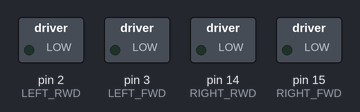
Bench run of a sketch on a simulated Arduino Uno, built with avr-gcc and run on an emulated ATmega328P. Shown: switched loads named in the sketch (green lamp = pin HIGH).

Above: at 0.1 s.
At 3.1 s:
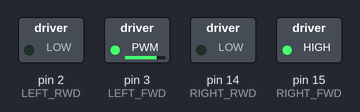
At 7.1 s:
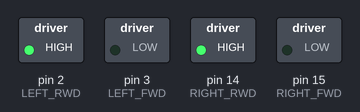
Timing chart, 0 to 10.5 s (numbered marks = the images above):
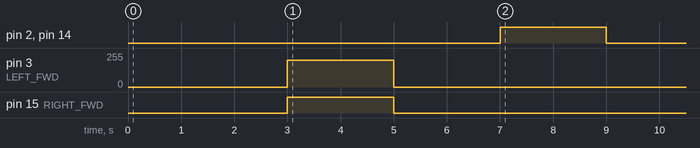

The sketch:

two_motors.ino
```cpp
void setup() {
  // put your setup code here, to run once:
  #define RIGHT_FWD  15
  #define RIGHT_RWD  14
  #define LEFT_FWD   3
  #define LEFT_RWD   2


  pinMode(RIGHT_FWD, OUTPUT);
  pinMode(RIGHT_RWD, OUTPUT);
  pinMode(LEFT_FWD, OUTPUT);
  pinMode(LEFT_RWD, OUTPUT);

  delay(3000);

  // forward
  analogWrite(RIGHT_FWD, 200);
  analogWrite(RIGHT_RWD, 0);
  analogWrite(LEFT_FWD, 200);
  analogWrite(LEFT_RWD, 0);
  delay(2000);
  analogWrite(RIGHT_FWD, 0);
  analogWrite(RIGHT_RWD, 0);
  analogWrite(LEFT_FWD, 0);
  analogWrite(LEFT_RWD, 0);
  delay(2000);

  // rewind
  analogWrite(RIGHT_FWD, 0);
  analogWrite(RIGHT_RWD, 200);
  analogWrite(LEFT_FWD, 0);
  analogWrite(LEFT_RWD, 200);
  delay(2000);
  analogWrite(RIGHT_FWD, 0);
  analogWrite(RIGHT_RWD, 0);
  analogWrite(LEFT_FWD, 0);
  analogWrite(LEFT_RWD, 0);
  delay(2000);

}

void loop() {
  // put your main code here, to run repeatedly:
  analogWrite(2, 0);
  analogWrite(3, 0);

}
```
